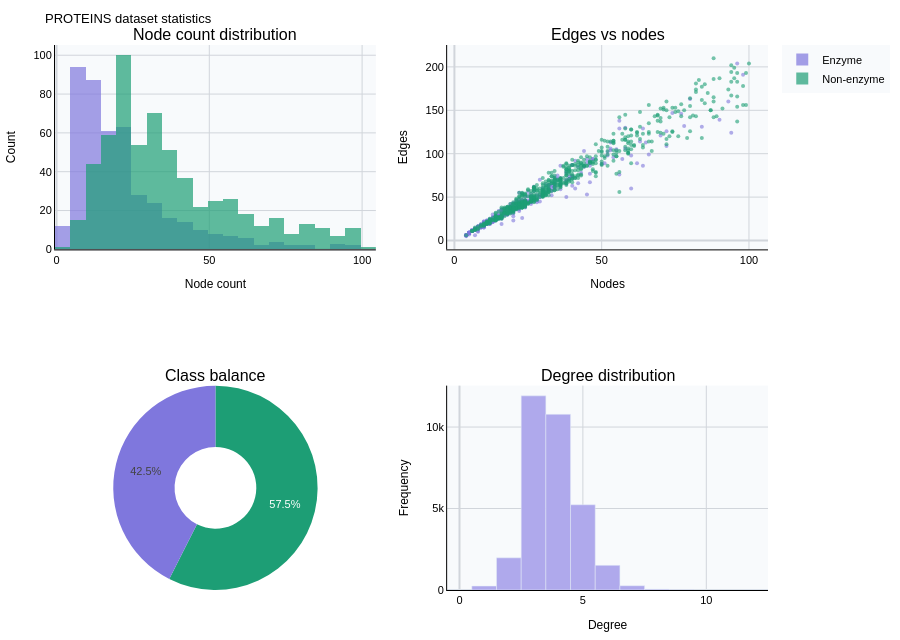

Write notebook code for a chart like this one.
### Code cell
# ── Dataset statistics ──
def plot_dataset_stats(data_list):
    node_counts  = [d.num_nodes for d in data_list]
    edge_counts  = [d.edge_index.shape[1]//2 for d in data_list]
    labels       = [int(d.y.item()) for d in data_list]
    degrees      = []
    for d in data_list:
        deg = torch.zeros(d.num_nodes)
        deg.scatter_add_(0, d.edge_index[0], torch.ones(d.edge_index.shape[1]))
        degrees.extend(deg.tolist())

    fig = make_subplots(rows=2, cols=2,
        subplot_titles=("Node count distribution", "Edges vs nodes",
                        "Class balance", "Degree distribution"),
        specs=[[{"type": "xy"}, {"type": "xy"}],
               [{"type": "domain"}, {"type": "xy"}]])

    # Histogram of node counts
    enz_nc  = [node_counts[i] for i,l in enumerate(labels) if l==1]
    nenz_nc = [node_counts[i] for i,l in enumerate(labels) if l==0]
    fig.add_trace(go.Histogram(x=enz_nc,  name="Enzyme",     marker_color="#7F77DD",
                               opacity=0.7, nbinsx=20), row=1, col=1)
    fig.add_trace(go.Histogram(x=nenz_nc, name="Non-enzyme", marker_color="#1D9E75",
                               opacity=0.7, nbinsx=20), row=1, col=1)

    # Scatter edges vs nodes
    ec_enz  = [edge_counts[i] for i,l in enumerate(labels) if l==1]
    ec_nenz = [edge_counts[i] for i,l in enumerate(labels) if l==0]
    fig.add_trace(go.Scatter(x=enz_nc,  y=ec_enz,  mode="markers", name="Enzyme",
                             marker=dict(color="#7F77DD", size=4, opacity=0.6),
                             showlegend=False), row=1, col=2)
    fig.add_trace(go.Scatter(x=nenz_nc, y=ec_nenz, mode="markers", name="Non-enzyme",
                             marker=dict(color="#1D9E75", size=4, opacity=0.6),
                             showlegend=False), row=1, col=2)

    # Pie: class balance
    n_enz  = sum(1 for l in labels if l==1)
    n_nenz = sum(1 for l in labels if l==0)
    fig.add_trace(go.Pie(labels=["Enzyme","Non-enzyme"], values=[n_enz, n_nenz],
                         marker_colors=["#7F77DD","#1D9E75"], hole=0.4,
                         showlegend=False), row=2, col=1)

    # Degree distribution
    max_deg = int(max(degrees))
    deg_bins = list(range(min(max_deg+1, 15)))
    deg_hist = [degrees.count(d) for d in deg_bins]
    fig.add_trace(go.Bar(x=deg_bins, y=deg_hist, marker_color="#AFA9EC",
                         showlegend=False), row=2, col=2)

    fig.update_layout(height=640, barmode="overlay",
                      title=dict(text="PROTEINS dataset statistics", font=dict(color=BLK, size=14)),
                      legend=dict(bgcolor=PANEL_BG, font=dict(color=BLK)),
                      **PLOTLY_LAYOUT)
    fig.update_xaxes(**_ax2d("Node count"),  row=1, col=1)
    fig.update_yaxes(**_ax2d("Count"),       row=1, col=1)
    fig.update_xaxes(**_ax2d("Nodes"),       row=1, col=2)
    fig.update_yaxes(**_ax2d("Edges"),       row=1, col=2)
    fig.update_xaxes(**_ax2d("Degree"),      row=2, col=2)
    fig.update_yaxes(**_ax2d("Frequency"),   row=2, col=2)
    return fig

fig_stats = plot_dataset_stats(all_data)
fig_stats.show()

### Figure 1 — Plotly figure (JSON) as saved in the notebook; plotly's stock layout.template omitted (floating-point values rounded to 4 significant figures; data arrays with more than 128 entries replaced by an {"elided": "..."} marker saying what was removed)
{"data": [{"marker": {"color": "#7F77DD"}, "name": "Enzyme", "nbinsx": 20, "opacity": 0.7, "type": "histogram", "x": {"elided": "445 int values"}, "xaxis": "x", "yaxis": "y"}, {"marker": {"color": "#1D9E75"}, "name": "Non-enzyme", "nbinsx": 20, "opacity": 0.7, "type": "histogram", "x": {"elided": "601 int values"}, "xaxis": "x", "yaxis": "y"}, {"marker": {"color": "#7F77DD", "opacity": 0.6, "size": 4}, "mode": "markers", "name": "Enzyme", "showlegend": false, "type": "scatter", "x": {"elided": "445 int values"}, "xaxis": "x2", "y": {"elided": "445 int values"}, "yaxis": "y2"}, {"marker": {"color": "#1D9E75", "opacity": 0.6, "size": 4}, "mode": "markers", "name": "Non-enzyme", "showlegend": false, "type": "scatter", "x": {"elided": "601 int values"}, "xaxis": "x2", "y": {"elided": "601 int values"}, "yaxis": "y2"}, {"domain": {"x": [0, 0.45], "y": [0, 0.375]}, "hole": 0.4, "labels": ["Enzyme", "Non-enzyme"], "marker": {"colors": ["#7F77DD", "#1D9E75"]}, "showlegend": false, "type": "pie", "values": [445, 601]}, {"marker": {"color": "#AFA9EC"}, "showlegend": false, "type": "bar", "x": [0, 1, 2, 3, 4, 5, 6, 7, 8, 9, 10, 11, 12], "xaxis": "x3", "y": [4, 241, 1975, 11913, 10781, 5229, 1512, 262, 53, 9, 2, 6, 4], "yaxis": "y3"}], "layout": {"annotations": [{"font": {"size": 16}, "showarrow": false, "text": "Node count distribution", "x": 0.225, "xanchor": "center", "xref": "paper", "y": 1, "yanchor": "bottom", "yref": "paper"}, {"font": {"size": 16}, "showarrow": false, "text": "Edges vs nodes", "x": 0.775, "xanchor": "center", "xref": "paper", "y": 1, "yanchor": "bottom", "yref": "paper"}, {"font": {"size": 16}, "showarrow": false, "text": "Class balance", "x": 0.225, "xanchor": "center", "xref": "paper", "y": 0.375, "yanchor": "bottom", "yref": "paper"}, {"font": {"size": 16}, "showarrow": false, "text": "Degree distribution", "x": 0.775, "xanchor": "center", "xref": "paper", "y": 0.375, "yanchor": "bottom", "yref": "paper"}], "barmode": "overlay", "font": {"color": "#000000", "family": "Arial, sans-serif", "size": 11}, "height": 640, "legend": {"bgcolor": "#f8fafc", "font": {"color": "#000000"}}, "margin": {"b": 10, "l": 10, "r": 10, "t": 45}, "paper_bgcolor": "#ffffff", "plot_bgcolor": "#f8fafc", "title": {"font": {"color": "#000000", "size": 13}, "text": "PROTEINS dataset statistics"}, "xaxis": {"anchor": "y", "color": "#000000", "domain": [0, 0.45], "gridcolor": "#d1d5db", "linecolor": "#000000", "tickfont": {"color": "#000000", "size": 11}, "title": {"font": {"color": "#000000", "size": 12}, "text": "Node count"}, "zerolinecolor": "#d1d5db"}, "xaxis2": {"anchor": "y2", "color": "#000000", "domain": [0.55, 1], "gridcolor": "#d1d5db", "linecolor": "#000000", "tickfont": {"color": "#000000", "size": 11}, "title": {"font": {"color": "#000000", "size": 12}, "text": "Nodes"}, "zerolinecolor": "#d1d5db"}, "xaxis3": {"anchor": "y3", "color": "#000000", "domain": [0.55, 1], "gridcolor": "#d1d5db", "linecolor": "#000000", "tickfont": {"color": "#000000", "size": 11}, "title": {"font": {"color": "#000000", "size": 12}, "text": "Degree"}, "zerolinecolor": "#d1d5db"}, "yaxis": {"anchor": "x", "color": "#000000", "domain": [0.625, 1], "gridcolor": "#d1d5db", "linecolor": "#000000", "tickfont": {"color": "#000000", "size": 11}, "title": {"font": {"color": "#000000", "size": 12}, "text": "Count"}, "zerolinecolor": "#d1d5db"}, "yaxis2": {"anchor": "x2", "color": "#000000", "domain": [0.625, 1], "gridcolor": "#d1d5db", "linecolor": "#000000", "tickfont": {"color": "#000000", "size": 11}, "title": {"font": {"color": "#000000", "size": 12}, "text": "Edges"}, "zerolinecolor": "#d1d5db"}, "yaxis3": {"anchor": "x3", "color": "#000000", "domain": [0, 0.375], "gridcolor": "#d1d5db", "linecolor": "#000000", "tickfont": {"color": "#000000", "size": 11}, "title": {"font": {"color": "#000000", "size": 12}, "text": "Frequency"}, "zerolinecolor": "#d1d5db"}}}
